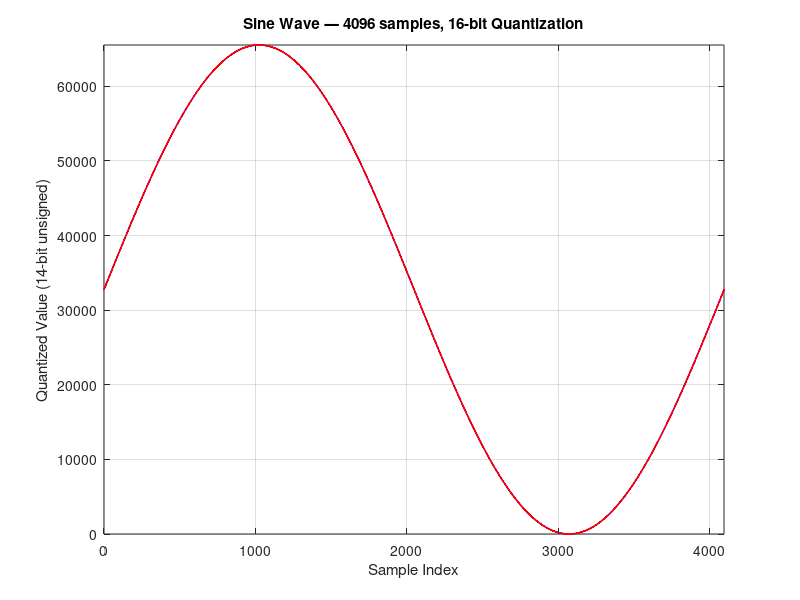

The MATLAB source for this figure: (Note: this script raises an error after producing the figure.)
%% ============================================================================
% coe_creater.m
% 功能：生成 Vivado Block RAM IP 初始化所需的 .coe 文件
% 说明：
%   - 1024 个采样点，量化为 14 位无符号数 (0 ~ 16383)
%   - 输出完整一个周期的波形
%   - 通过宏定义 WAVE_TYPE 切换波形类型：
%       0 — 正弦波 (Sine Wave)
%       1 — 三角波 (Triangle Wave)
%===============================================================================

clear; clc; close all;

%% ======================== 宏定义参数（用户可修改）===============================
WAVE_TYPE     = 0;        % 波形类型：0=正弦波, 1=三角波
DATA_DEPTH    = 4096;     % 采样点数（RAM 深度）
DATA_WIDTH    = 16;       % 量化位宽
FILE_NAME     = 'waveform_4096x16bit';  % 输出文件名（不含扩展名）

%% ======================== 波形数据生成 ========================================
n = 0 : (DATA_DEPTH - 1);           % 采样索引 0 ~ 1023

switch WAVE_TYPE
    case 0
        % --- 正弦波：一个完整周期 0 ~ 2*pi ---
        raw_wave = sin(2 * pi * n / DATA_DEPTH);
        wave_name = 'Sine';

    case 1
        % --- 三角波：从 0 线性上升到最大值，再线性下降到最小值 ---
        half_point = DATA_DEPTH / 2;        % 512，波形对称中心
        % 前半段：0 → +1, 后半段：+1 → 0
        raw_wave = zeros(1, DATA_DEPTH);
        for i = 1:DATA_DEPTH
            if n(i) < half_point
                raw_wave(i) = n(i) / half_point;           % 0 → 1
            else
                raw_wave(i) = 2 - n(i) / half_point;       % 1 → 0
            end
        end
        % 偏移到 -1 ~ +1 范围
        raw_wave = raw_wave * 2 - 1;        % 映射到 [-1, +1]
        wave_name = 'Triangle';

    otherwise
        error('WAVE_TYPE 参数无效，请设置为 0（正弦波）或 1（三角波）。');
end

%% ======================== 量化 ================================================
% 14 位无符号数范围：0 ~ 2^14 - 1 = 0 ~ 16383
max_val   = 2^DATA_WIDTH - 1;                % 16383
mid_val   = max_val / 2;                     % 8191.5, 直流偏置中点

% 将 [-1, +1] 范围的波形映射到 [0, max_val]
quantized_wave = round(mid_val + mid_val * raw_wave);

% 钳位保护（防止舍入误差导致越界）
quantized_wave(quantized_wave < 0)      = 0;
quantized_wave(quantized_wave > max_val) = max_val;

%% ======================== 生成 .coe 文件 ======================================
% 将 .coe 文件输出到本脚本所在目录
script_dir = fileparts(mfilename('fullpath'));
if isempty(script_dir)
    script_dir = pwd;   % 若直接粘贴运行（非脚本文件），回退到当前工作目录
end
coe_file = fullfile(script_dir, [FILE_NAME, '.coe']);
fid = fopen(coe_file, 'w');
if fid == -1
    error('无法创建文件 %s，请检查路径权限。', coe_file);
end

% --- COE 文件头部 ---
fprintf(fid, '; ============================================================\n');
fprintf(fid, '; Vivado Block RAM initialization COE file\n');
fprintf(fid, '; Waveform : %s Wave\n', wave_name);
fprintf(fid, '; Depth    : %d samples\n', DATA_DEPTH);
fprintf(fid, '; Width    : %d bits (0 ~ %d)\n', DATA_WIDTH, max_val);
fprintf(fid, '; Generated: %s\n', datestr(now, 'yyyy-mm-dd HH:MM:SS'));
fprintf(fid, '; ============================================================\n\n');

% --- 数值基数（10 进制）---
fprintf(fid, 'memory_initialization_radix = 10;\n\n');

% --- 数据向量 ---
fprintf(fid, 'memory_initialization_vector =\n');

% 每行输出 8 个数据，以逗号分隔
NUM_PER_LINE = 8;
for i = 1 : DATA_DEPTH
    if mod(i, NUM_PER_LINE) == 1
        fprintf(fid, '    ');               % 行首缩进
    end
    fprintf(fid, '%-5d', quantized_wave(i));
    if i < DATA_DEPTH
        fprintf(fid, ', ');
    end
    if mod(i, NUM_PER_LINE) == 0
        fprintf(fid, '\n');
    end
end

% 若最后一行不满则补上换行和分号结束
if mod(DATA_DEPTH, NUM_PER_LINE) ~= 0
    fprintf(fid, '\n');
end
fprintf(fid, ';');

fclose(fid);
fprintf('✅ .coe 文件已生成：%s\n', coe_file);

%% ======================== 绘制波形预览（可选）==================================
figure;
plot(n, quantized_wave, 'b-', 'LineWidth', 1.2);
hold on;
plot(n, quantized_wave, 'r.', 'MarkerSize', 4);
grid on;
xlabel('Sample Index');
ylabel('Quantized Value (14-bit unsigned)');
title(sprintf('%s Wave — %d samples, %d-bit Quantization', wave_name, DATA_DEPTH, DATA_WIDTH));
xlim([0, DATA_DEPTH - 1]);
ylim([0, max_val]);

% 标出中点线
yline(mid_val, 'k--', 'Midpoint (8191.5)');
legend('Waveform', 'Sample Points', 'Location', 'best');

fprintf('波形预览已绘制。\n');
